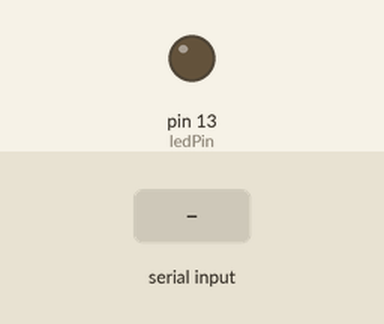
A sketch run on a simulated Arduino Leonardo, built with avr-gcc and run on an emulated ATmega32U4. On the bench: output pins drawn as LEDs (lit = HIGH). The inputs (shaded band) are chosen by the test bench. What the sketch prints to the serial monitor is not drawn.

Above: at 2.8 s.
2.9 s: byte 30 received over Serial
At 4.1 s:
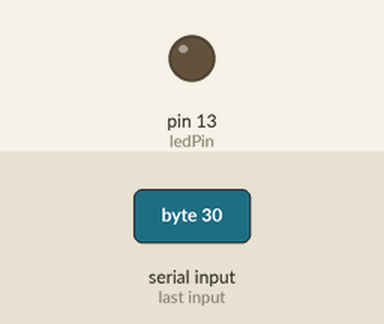
4.5 s: byte 90 received over Serial
At 5.1 s:
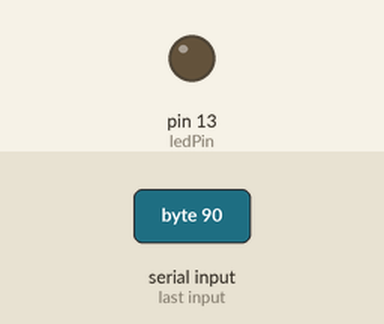
8.6 s: byte 120 received over Serial
At 9.4 s:
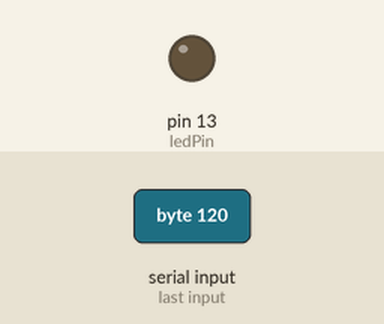
Timing chart, 0 to 11.6 s (numbered marks = the images above; inputs shaded):
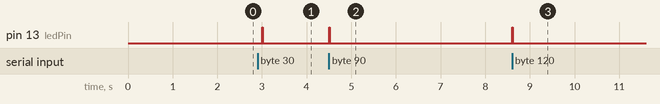

The sketch:

ledOnClick.ino
```cpp
int inByte = 0;         // incoming serial byte
int ledPin = 13;
int R = 1;
int W = 2;
int N = 0;


void setup()
{
  // start serial port at 9600 bps:
  Serial.begin(9600);
  while (!Serial){
    ; // wait for serial port to connect. Needed for Leonardo only
  }

  pinMode(ledPin, OUTPUT); // digital led on pin 13
  establishContact();  // send a byte to establish contact until receiver responds
}

void loop()
{
  // if we get a valid byte, read analog ins:
  if (Serial.available() > 0)
    {
      // get incoming byte:
      inByte = Serial.read();
      digitalWrite(ledPin, HIGH);
      delay(10);
      Serial.write(R);
    }
    else {
      digitalWrite(ledPin, LOW);
      //Serial.write(10);
      delay(10);
      Serial.write(W);
    }
}

void establishContact() {
  while (Serial.available() <= 0) {
    Serial.print(N);   // send a capital A
    delay(1000);
  }
}
```

Measured:
- after the input at 2.9 s, pin 13 (ledPin): LOW → HIGH after 0.11 s, → LOW 0.01 s later
- after the input at 4.5 s, pin 13 (ledPin): LOW → HIGH at once, → LOW 0.01 s later
- after the input at 8.6 s, pin 13 (ledPin): LOW → HIGH at once, → LOW 0.01 s later
